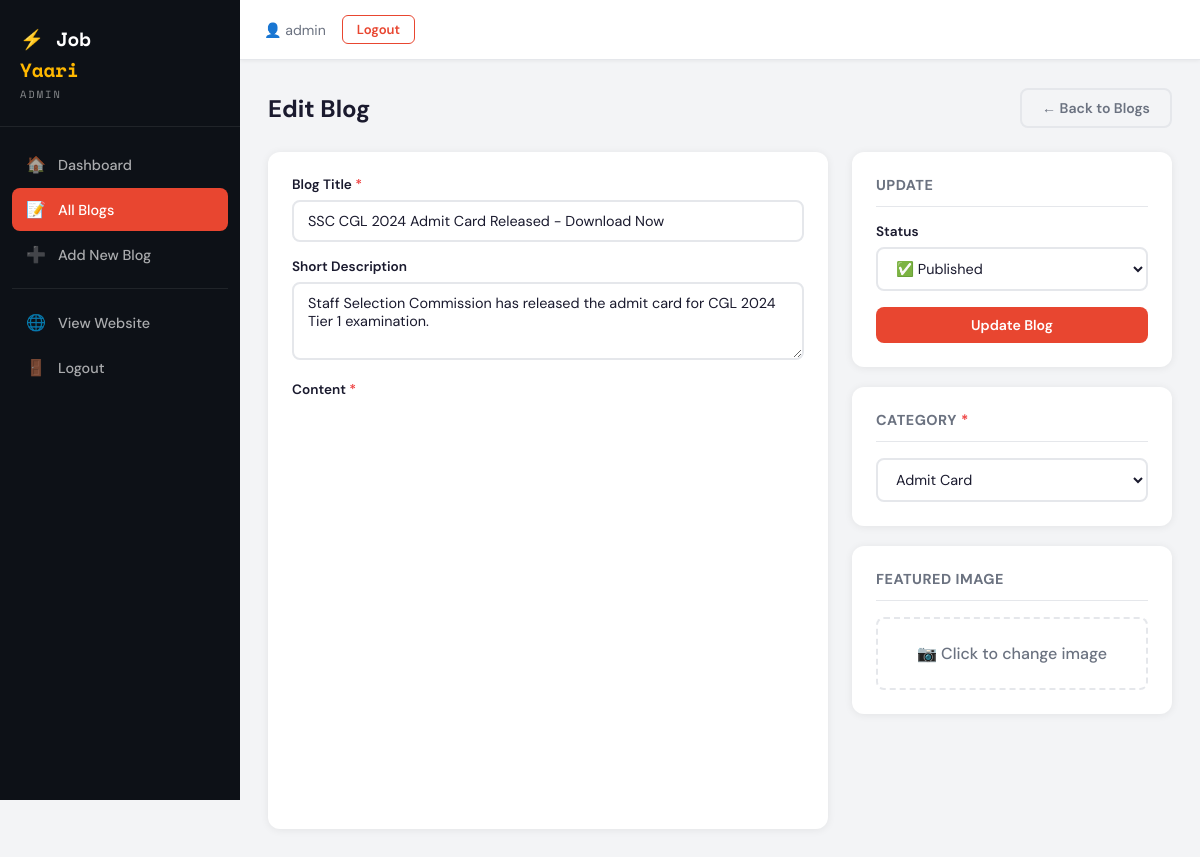
The page /admin/edit-blog.php?id=1 (signed in) on the database its author committed.
### tables this page shows
CREATE TABLE IF NOT EXISTS blogs (
    id INT AUTO_INCREMENT PRIMARY KEY,
    title VARCHAR(255) NOT NULL,
    slug VARCHAR(255) NOT NULL UNIQUE,
    short_description TEXT,
    content LONGTEXT NOT NULL,
    category_id INT NOT NULL,
    image VARCHAR(255),
    status ENUM('published','draft') DEFAULT 'published',
    created_at TIMESTAMP DEFAULT CURRENT_TIMESTAMP,
    updated_at TIMESTAMP DEFAULT CURRENT_TIMESTAMP ON UPDATE CURRENT_TIMESTAMP,
    FOREIGN KEY (category_id) REFERENCES categories(id) ON DELETE CASCADE
);

CREATE TABLE IF NOT EXISTS categories (
    id INT AUTO_INCREMENT PRIMARY KEY,
    name VARCHAR(100) NOT NULL,
    slug VARCHAR(100) NOT NULL UNIQUE,
    created_at TIMESTAMP DEFAULT CURRENT_TIMESTAMP
);

### config.php (called while the page is built, shortened)
<?php
function db() {
    static $pdo = null;
    if ($pdo === null) {
        try {
            $pdo = new PDO(
                "mysql:host=" . DB_HOST . ";dbname=" . DB_NAME . ";charset=utf8mb4",
                DB_USER, DB_PASS,
                [PDO::ATTR_ERRMODE => PDO::ERRMODE_EXCEPTION,
                 PDO::ATTR_DEFAULT_FETCH_MODE => PDO::FETCH_ASSOC]
            );
        } catch (PDOException $e) {
            die(json_encode(['error' => 'Database connection failed: ' . $e->getMessage()]));
        }
    }
    return $pdo;
}
function sanitize($input) {
    return htmlspecialchars(strip_tags(trim($input)), ENT_QUOTES, 'UTF-8');
}

### admin/edit-blog.php (the view, shortened to what this page needs)
<?php
require_once '../config.php';
$id   = (int)($_GET['id'] ?? 0);
$blog = db()->prepare("SELECT * FROM blogs WHERE id = ?");
$blog->execute([$id]);
$blog = $blog->fetch();
$cats    = db()->query("SELECT * FROM categories ORDER BY name")->fetchAll();
?>
<!DOCTYPE html>
<html lang="en">
<head>
<link rel="stylesheet" href="css/admin.css">
<link href="https://cdn.quilljs.com/1.3.7/quill.snow.css" rel="stylesheet">
</head>
<body>
<?php include 'includes/sidebar.php'; ?>
<main class="admin-main">
  <?php include 'includes/topbar.php'; ?>
  <div class="admin-content">
    <div class="section-header-row">
      <h1 class="page-title">Edit Blog</h1>
      <a href="blogs.php" class="btn btn-outline">← Back to Blogs</a>
    </div>
    <form method="POST" enctype="multipart/form-data" class="blog-form">
      <div class="form-row">
        <div class="form-col-main">
          <div class="form-card">
            <div class="form-group">
              <label>Blog Title <span class="req">*</span></label>
              <input type="text" name="title" class="form-control" value="<?= sanitize($blog['title']) ?>" required>
            </div>
            <div class="form-group">
              <label>Short Description</label>
              <textarea name="short_description" class="form-control" rows="3"><?= sanitize($blog['short_description']) ?></textarea>
            </div>
            <div class="form-group">
              <label>Content <span class="req">*</span></label>
              <div id="quill-editor" style="height: 400px;"></div>
            </div>
          </div>
        </div>
        <div class="form-col-side">
          <div class="form-card">
            <h3 class="form-card-title">Update</h3>
            <div class="form-group">
              <label>Status</label>
              <select name="status" class="form-control">
                <option value="published" <?= $blog['status']==='published'?'selected':'' ?>>✅ Published</option>
              </select>
            </div>
            <button type="submit" class="btn btn-primary btn-full">Update Blog</button>
          </div>
          <div class="form-card">
            <h3 class="form-card-title">Category <span class="req">*</span></h3>
            <select name="category_id" class="form-control" required>
              <?php foreach ($cats as $c): ?>
              <option value="<?= $c['id'] ?>" <?= $c['id']==$blog['category_id']?'selected':'' ?>><?= sanitize($c['name']) ?></option>
              <?php endforeach; ?>
            </select>
          </div>
          <div class="form-card">
            <h3 class="form-card-title">Featured Image</h3>
            <div class="img-upload-zone" style="position:relative;">
              <span>📷 Click to change image</span>
            </div>
          </div>
        </div>
      </div>
    </form>
  </div>
</main>
</body>
</html>

### admin/css/admin.css (style rules this page uses)
:root { --primary: #E84630; --primary-dark: #C73420; --accent: #FFB800; --dark: #0D1117; --dark2: #161B22; --sidebar-w: 240px; --text: #1A1A2E; --text-light: #6B7280; --bg: #F3F4F6; --white: #FFFFFF; --border: #E5E7EB; --success: #10B981; --warning: #F59E0B; --danger: #EF4444; --info: #3B82F6; --font: 'DM Sans', sans-serif; --font-mono: 'Space Mono', monospace; }
*, *::before, *::after { box-sizing: border-box; margin: 0; padding: 0; }
body { font-family: var(--font); background: var(--bg); color: var(--text); }
a { text-decoration: none; color: inherit; }
body { display: flex; min-height: 100vh; }
.admin-main { margin-left: var(--sidebar-w); flex: 1; min-height: 100vh; display: flex; flex-direction: column; }
.admin-content { padding: 28px 28px 60px; flex: 1; }
.page-title { font-size: 1.5rem; font-weight: 700; margin-bottom: 0; }
.section-header-row { display: flex; align-items: center; justify-content: space-between; margin-bottom: 24px; }
.btn { display: inline-flex; align-items: center; padding: 9px 20px; border-radius: 8px; font-family: var(--font); font-size: 0.88rem; font-weight: 600; cursor: pointer; transition: all 0.2s; border: none; }
.btn-primary { background: var(--primary); color: var(--white); }
.btn-outline { background: transparent; color: var(--text-light); border: 2px solid var(--border); }
.btn-full { width: 100%; justify-content: center; }
.form-row { display: grid; grid-template-columns: 1fr 320px; gap: 24px; align-items: start; }
.form-col-main, .form-col-side { display: flex; flex-direction: column; gap: 20px; }
.form-card { background: var(--white); border-radius: 12px; padding: 24px; box-shadow: 0 1px 8px rgba(0,0,0,0.07); }
.form-card-title { font-size: 0.9rem; font-weight: 700; margin-bottom: 16px; padding-bottom: 12px; border-bottom: 1px solid var(--border); text-transform: uppercase; letter-spacing: 0.5px; color: var(--text-light); }
.form-group { margin-bottom: 16px; }
.form-group:last-child { margin-bottom: 0; }
label { display: block; font-size: 0.85rem; font-weight: 600; margin-bottom: 7px; color: var(--text); }
.req { color: var(--danger); }
.form-control { width: 100%; padding: 10px 14px; border: 2px solid var(--border); border-radius: 8px; font-family: var(--font); font-size: 0.9rem; transition: border-color 0.2s; outline: none; background: var(--white); color: var(--text); }
select.form-control { cursor: pointer; }
textarea.form-control { resize: vertical; }
.img-upload-zone { border: 2px dashed var(--border); border-radius: 8px; padding: 24px; text-align: center; cursor: pointer; position: relative; transition: border-color 0.2s; display: flex; flex-direction: column; align-items: center; gap: 4px; }
.img-upload-zone span { font-weight: 500; color: var(--text-light); }

### rows shown on the page
blogs: title "SSC CGL 2024 Admit Card Released - Download Now", short_description "Staff Selection Commission has released the admit card for CGL 2024 Tier 1 examination.", status "✅ Published", category_id "Admit Card"

### other values the page prints
$_SESSION['admin_user'] "admin"
